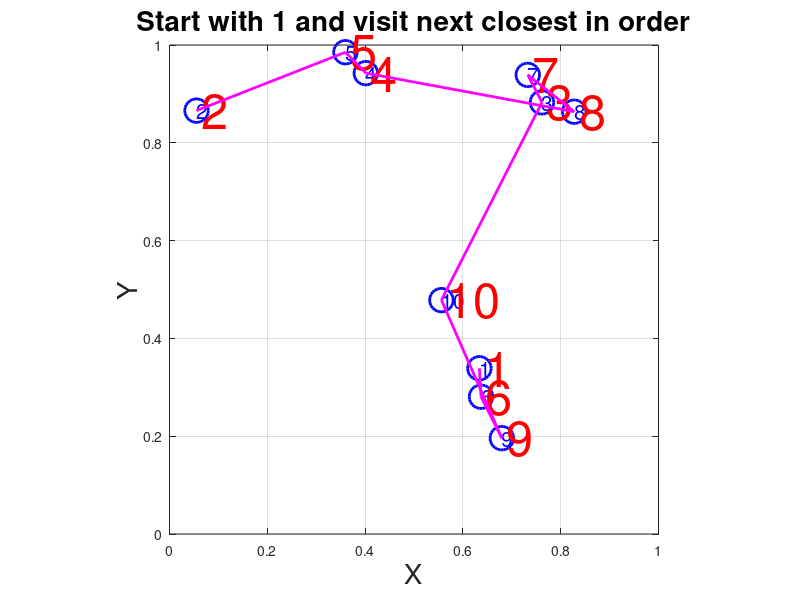

The MATLAB script that drew this image:

clc;    % Clear the command window.
close all;  % Close all figures (except those of imtool.)
clear;  % Erase all existing variables. Or clearvars if you want.
workspace;  % Make sure the workspace panel is showing.
format long g;
format compact;
fontSize = 20;
% Initial setup
numPoints = 10;
x = rand(1, numPoints);
y = rand(1, numPoints);

%%
plot(x, y, 'bo', 'LineWidth', 2, 'MarkerSize', 17);
grid on;
% Make axis square so we don't get deceived on distances in x and y directions.
axis square;
xlabel('X', 'FontSize', fontSize);
ylabel('Y', 'FontSize', fontSize);
% Enlarge figure to full screen.
set(gcf, 'Units', 'Normalized', 'OuterPosition', [0, 0.08, 1, 0.92]);
% Label ths points
for k = 1 : numPoints
  text(x(k), y(k), num2str(k), 'FontSize', 15, 'Color', 'b');
end
% Make a list of which points have been visited
beenVisited = false(1, numPoints);
% Make an array to store the order in which we visit the points.
visitationOrder = ones(1, numPoints);
% Define a filasafe
maxIterations = numPoints + 1;
iterationCount = 1;
% Visit each point, finding which unvisited point is closest.
% Define a current index.  currentIndex will be 1 to start and then will vary.
currentIndex = 1;
while sum(beenVisited) < numPoints && iterationCount < maxIterations
  % Indicate current point has been visited.
  visitationOrder(iterationCount) = currentIndex; 
  beenVisited(currentIndex) = true; 
  % Get the x and y of the current point.
  thisX = x(currentIndex);
  thisY = y(currentIndex);
  text(thisX + 0.01, thisY, num2str(currentIndex), 'FontSize', 35, 'Color', 'r');
  % Compute distances to all other points
  distances = sqrt((thisX - x) .^ 2 + (thisY - y) .^ 2);
  % Don't consider visited points by setting their distance to infinity.
  distances(beenVisited) = inf;
  % Also don't want to consider the distance of a point to itself, which is 0 and would alsoways be the minimum distances of course.
  distances(currentIndex) = inf;
  % Find the closest point.  this will be our next point.
  [minDistance, indexOfClosest] = min(distances);
  % Save this index
  iterationCount = iterationCount + 1;
  % Set the current index equal to the index of the closest point.
  currentIndex = indexOfClosest;
end
visitationOrder
% Plot lines in that order.
hold on;
plot(x(visitationOrder), y(visitationOrder), 'm-', 'LineWidth', 2);
title('Start with 1 and visit next closest in order', 'FontSize', fontSize);